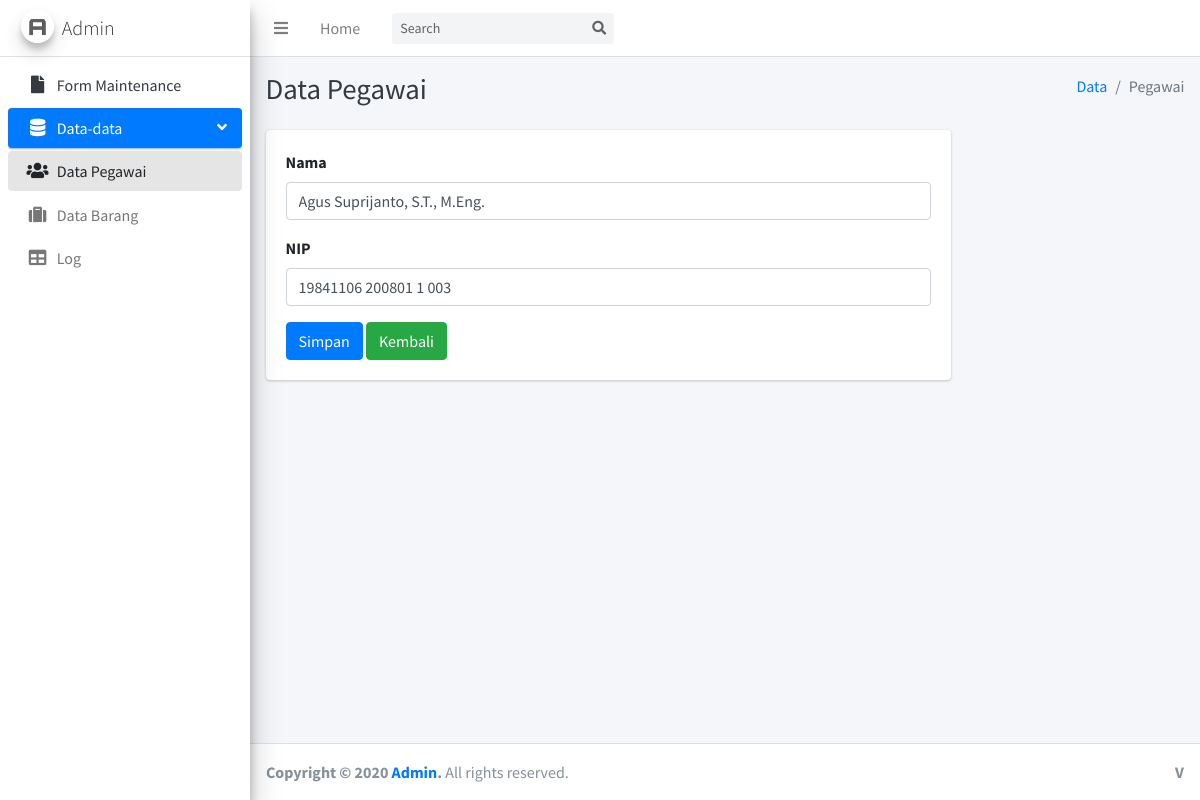
/index.php/datadata/edit_pegawai/3, run on the app's committed database.
### tables this page shows
CREATE TABLE `tb_pegawai` (
  `id_pegawai` int(11) NOT NULL,
  `nama_pegawai` varchar(50) NOT NULL,
  `nip_pegawai` varchar(30) NOT NULL
);

### application/controllers/Datadata.php (called while the page is built, shortened)
<?php
class Datadata extends CI_Controller
{
    public function edit_pegawai($id)
    {
        $where = array('id_pegawai' => $id);
        $data['datapegawai'] = $this->M_pegawai->editpegawai($where, 'tb_pegawai')->result();
        $this->load->view('form_edit_pegawai', $data);
    }
}

### index.php (called while the page is built, shortened)
<?php
require_once BASEPATH.'core/CodeIgniter.php';

### application/models/M_pegawai.php (called while the page is built, shortened)
<?php
class M_pegawai extends CI_Model
{
    public function editpegawai($where, $table)
    {
        return $this->db->get_where($table, $where);
    }
}

### application/views/form_edit_pegawai.php (the view, shortened to what this page needs)
<!DOCTYPE html>
<html>
<head>
    <link rel="stylesheet" href="<?php echo base_url() ?>assets/plugins/fontawesome-free/css/all.min.css">
    <link rel="stylesheet" href="https://code.ionicframework.com/ionicons/2.0.1/css/ionicons.min.css">
    <link rel="stylesheet" href="<?php echo base_url() ?>assets/plugins/tempusdominus-bootstrap-4/css/tempusdominus-bootstrap-4.min.css">
    <link rel="stylesheet" href="<?php echo base_url() ?>assets/plugins/icheck-bootstrap/icheck-bootstrap.min.css">
    <link rel="stylesheet" href="<?php echo base_url() ?>assets/plugins/jqvmap/jqvmap.min.css">
    <link rel="stylesheet" href="<?php echo base_url() ?>assets/dist/css/adminlte.min.css">
    <link rel="stylesheet" href="<?php echo base_url() ?>assets/plugins/overlayScrollbars/css/OverlayScrollbars.min.css">
    <link rel="stylesheet" href="<?php echo base_url() ?>assets/plugins/daterangepicker/daterangepicker.css">
    <link rel="stylesheet" href="<?php echo base_url() ?>assets/plugins/summernote/summernote-bs4.css">
</head>
<body class="hold-transition sidebar-mini layout-fixed">
    <div class="wrapper">
        <nav class="main-header navbar navbar-expand navbar-white navbar-light">
            <ul class="navbar-nav">
                <li class="nav-item">
                    <a class="nav-link" data-widget="pushmenu" href="#" role="button"><i class="fas fa-bars"></i></a>
                </li>
                <li class="nav-item d-none d-sm-inline-block">
                    <a href="#" class="nav-link">Home</a>
                </li>
            </ul>
            <form class="form-inline ml-3">
                <div class="input-group input-group-sm">
                    <input class="form-control form-control-navbar" type="search" placeholder="Search" aria-label="Search">
                    <div class="input-group-append">
                        <button class="btn btn-navbar" type="submit">
                            <i class="fas fa-search"></i>
                        </button>
                    </div>
                </div>
            </form>
        </nav>
        <aside class="main-sidebar sidebar-light-primary elevation-4">
            <a href="#" class="brand-link">
                <img src="<?php echo base_url() ?>assets/dist/img/AdminLTELogo.png" alt="AdminLTE Logo" class="brand-image img-circle elevation-3" style="opacity: .8">
                <span class="brand-text font-weight-light">Admin</span>
            </a>
            <div class="sidebar">
                <nav class="mt-2">
                    <ul class="nav nav-pills nav-sidebar flex-column" data-widget="treeview" role="menu" data-accordion="false">
                        <li class="nav-item">
                            <a href="<?php echo base_url() ?>" class="nav-link">
                                <i class="nav-icon fas fa-file"></i>
                                <p>
                                    Form Maintenance
                                </p>
                            </a>
                        </li>
                        <li class="nav-item has-treeview menu-open">
                            <a href="#" class="nav-link active ">
                                <i class="nav-icon fas fa-database"></i>
                                <p>
                                    Data-data
                                    <i class="right fas fa-angle-left"></i>
                                </p>
                            </a>
                            <ul class="nav nav-treeview ">
                                <li class="nav-item active">
                                    <a href="<?php echo base_url() ?>datadata/pegawai" class="nav-link active">
                                        <i class="nav-icon fas fa-users"></i>
                                        <p>Data Pegawai </p>
                                    </a>
                                </li>
                                <li class="nav-item">
                                    <a href="<?php echo base_url() ?>datadata/barang" class="nav-link">
                                        <i class="fa fa-suitcase nav-icon"></i>
                                        <p>Data Barang</p>
                                    </a>
                                </li>
                                <li class="nav-item">
                                    <a href="<?php echo base_url() ?>datadata/log" class="nav-link">
                                        <i class="fa fa-table nav-icon"></i>
                                        <p>Log</p>
                                    </a>
                                </li>
                            </ul>
                        </li>
                    </ul>
                </nav>
            </div>
        </aside>
        <div class="content-wrapper">
            <div class="content-header">
                <div class="container-fluid">
                    <div class="row mb-2">
                        <div class="col-sm-6">
                            <h1 class="m-0 text-dark">Data Pegawai</h1>
                        </div>
                        <div class="col-sm-6">
                            <ol class="breadcrumb float-sm-right">
                                <li class="breadcrumb-item"><a href="#">Data</a></li>
                                <li class="breadcrumb-item active">Pegawai</li>
                            </ol>
                        </div>
                    </div>
                </div>
            </div>
            <section class="content">
                <div class="container-fluid">
                    <div class="row">
                        <div class="col-9 ">
                            <div class="card">
                                <div class="card-body">
                                    <?php foreach ($datapegawai as $data) ?>
                                    <form action=" <?php echo base_url() . 'datadata/update_pegawai'; ?>" method="post">
                                        <div class="form-group">
                                            <label>Nama</label>
                                            <input type="text" name="nama_pegawai" class="form-control" value="<?php echo $data->nama_pegawai  ?>">
                                        </div>
                                        <div class="form-group">
                                            <label>NIP</label>
                                            <input type="text" name="nip_pegawai" class="form-control" value="<?php echo $data->nip_pegawai ?>">
                                        </div>
                                        <button type="submit" class="btn btn-primary">Simpan</button>
                                        <a href="<?php echo base_url('datadata/pegawai'); ?>" class="btn btn-success">Kembali</a>
                                    </form>
                                </div>
                            </div>
                        </div>
                    </div>
                </div>
            </section>
        </div>
        <footer class="main-footer">
            <strong>Copyright &copy; 2020 <a href="#">Admin</a>.</strong>
            All rights reserved.
            <div class="float-right d-none d-sm-inline-block">
                <b>V</b>
            </div>
        </footer>
    </div>
</body>
</html>

### data on the page
tb_pegawai: nama_pegawai "Agus Suprijanto, S.T., M.Eng.", nip_pegawai "19841106 200801 1 003"
